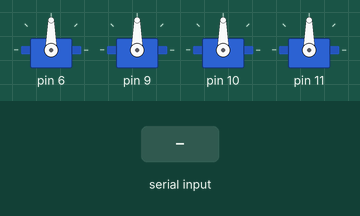
Recording of a sketch running on a simulated Arduino Uno, built with avr-gcc and run on an emulated ATmega328P. Shown: 4 × servo. The test bench sets the inputs (shaded band). What the sketch prints to the serial monitor is not drawn.

Above: at 1.2 s.
1.3 s: byte 30 received over Serial
At 1.8 s:
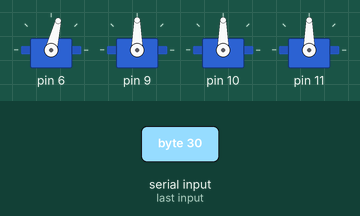
2.8 s: byte 90 received over Serial
At 4.0 s:
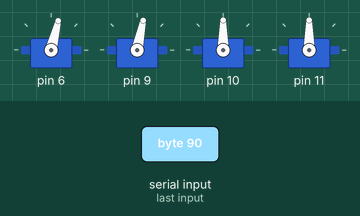
4.3 s: byte 120 received over Serial
At 5.2 s:
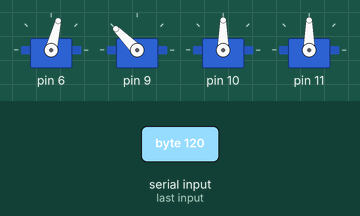
Timing chart, 0 to 7.3 s (numbered marks = the images above; inputs shaded):
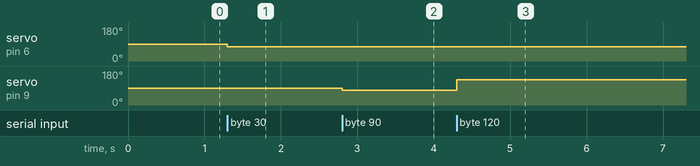

Measured:
- after the input at 1.3 s, servo on pin 6: 90° → 76° at once
- after the input at 2.8 s, servo on pin 9: 90° → 78° at once
- after the input at 4.3 s, servo on pin 9: 78° → 135° at once

The sketch:

SortingHat.ino
```cpp
#include <Servo.h>

// Bluetooth Int Data Control Scheme:
// XXYYYYYY
// XX = Bits defining which motor to move
// YYYYYY = Bits defining how much to move the motor
const int signalFeatureIDBits = 2;

// The range of motion of the servos
const int servoMins[] = {20,30,40,140};
const int servoMaxs[] = {140,150,140,40};


Servo servos[4];

void setup() {
  Serial.begin(9600);

  servos[0].attach(6);  // Mouth
  servos[1].attach(9);  // Tip
  servos[2].attach(10); // Eye - Left
  servos[3].attach(11); // Eye - Right

  Serial.println("Setup Complete");
}


void loop() {

  if (Serial.available() > 0) {
    int incomingSignal = Serial.read();

    handleControlSignal(incomingSignal);
  }

}


//This function takes in a received byte and interprets it to servo motion
void handleControlSignal(int incomingByte) {

  //First 2 bits determine which servo to move
  int featureID = incomingByte >> (8-signalFeatureIDBits);

  //Remaining bits define how much to move the servo
  int featureVal = incomingByte & (255 >> signalFeatureIDBits);

  //This determines the actual amount to move the servo
  int toWrite = ((featureVal*(servoMaxs[featureID]-servoMins[featureID]))/pow(2,(8-signalFeatureIDBits)))+servoMins[featureID];

  //Write to the servo
  servos[featureID].write(toWrite);
}
```
